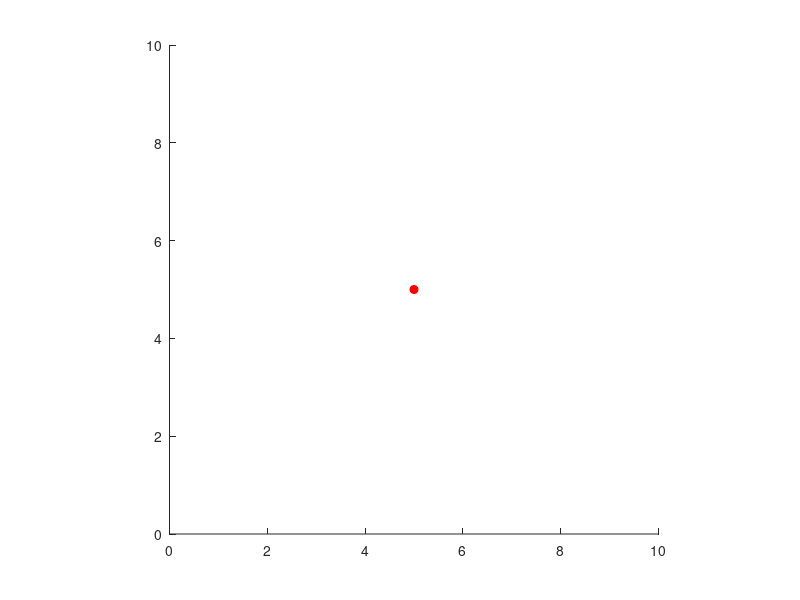

MATLAB code to generate this figure: (Note: this script raises an error after producing the figure.)
%template for how to properly call egg_func
%also provides example for how to interpret outputs
function eggxample01()
    %set the oval hyper-parameters
    egg_params = struct();
    egg_params.a = 3; egg_params.b = 2; egg_params.c = .15;
    %specify the position and orientation of the egg
    x0 = 5; y0 = 5; theta = pi/6;
    %set up the axis
    hold on; axis equal; axis square
    axis([0,10,0,10])
    %plot the origin of the egg frame
    plot(x0,y0,'ro','markerfacecolor','r');
    %compute the perimeter of the egg
    [V_list, G_list] = egg_func(linspace(0,1,100),x0,y0,theta,egg_params);
    %plot the perimeter of the egg
    plot(V_list(1,:),V_list(2,:),'k');
    %compute a single point along the egg (s=.8)
    %as well as the tangent vector at that point
    [V_single, G_single] = egg_func(.8,x0,y0,theta,egg_params);
    %plot this single point on the egg
    plot(V_single(1),V_single(2),'ro','markerfacecolor','r');
    %plot this tangent vector on the egg
    vector_scaling = .1;
    tan_vec_x = [V_single(1),V_single(1)+vector_scaling*G_single(1)];
    tan_vec_y = [V_single(2),V_single(2)+vector_scaling*G_single(2)];
    plot(tan_vec_x,tan_vec_y,'g')
end

